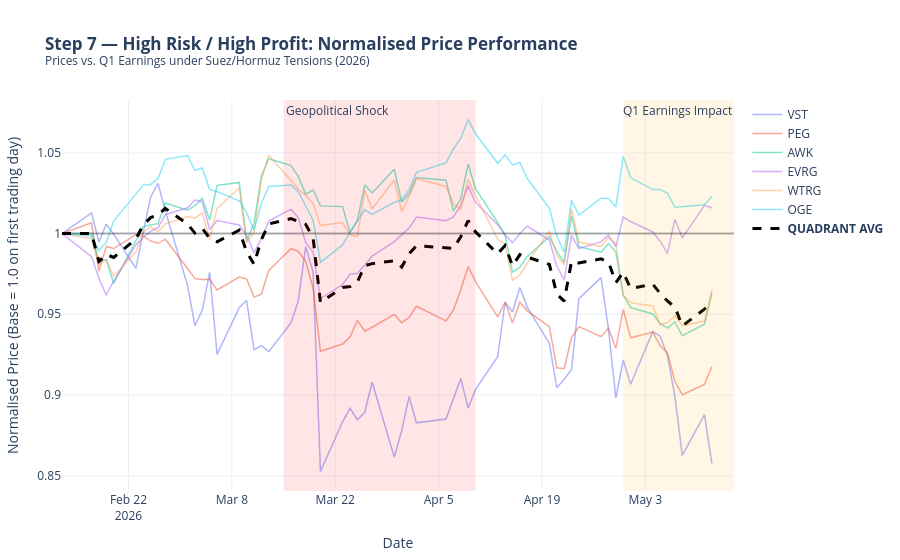

Here is the notebook cell this chart was saved with:
### Code cell
# ==============================================================================
# Step 7 — Zoom into the High Risk / High Profit Quadrant
# ==============================================================================
#
# QUADRANT CHOSEN: High Risk / High Profit (beta > median AND margins > median)
#
# RATIONALE: This is the most analytically interesting quadrant for studying the
# Hormuz crisis. Companies here have above-average systemic risk AND above-average
# profitability. Under a geopolitical energy shock, the key question is whether
# their high margins act as a buffer — or whether high beta amplifies the fall.
# This tension produces the clearest signal in the price chart.
#
# RANKING DIMENSION: Market capitalisation (largest first), so we focus on the
# companies that dominate capital flows in this quadrant.
# ==============================================================================

import yfinance as yf

x_mid = focus_df['beta'].median()
y_mid = focus_df['profit_margins'].median()

q7_df = focus_df[
    (focus_df['beta']           > x_mid) &
    (focus_df['profit_margins'] > y_mid)
].sort_values('market_cap_b', ascending=False)

selected_tickers_1 = q7_df['symbol'].head(10).tolist()
print(f"Step 7 quadrant: High Risk / High Profit")
print(f"Tickers selected (top 10 by market cap): {selected_tickers_1}")

# ── Price data: download, clean, normalise ────────────────────────────────────
print("\nDownloading 3-month price history...")
raw_data = yf.download(selected_tickers_1, period="3mo", interval="1d")['Close']

# FIX: remove days where ALL tickers have NaN (e.g. holidays with no data at all).
raw_data = raw_data.dropna(how='all')

# FIX: normalise each column by its own first valid price, not by row 0 blindly.
# This prevents a divide-by-NaN error when a ticker has no price on day 1.
first_valid = raw_data.apply(
    lambda col: col.dropna().iloc[0] if col.dropna().shape[0] > 0 else 1
)
df_ts = raw_data / first_valid

# Equal-weighted quadrant average (used as a benchmark line).
df_ts['QUADRANT_AVG'] = df_ts[selected_tickers_1].mean(axis=1)

# ── Earnings annotations ──────────────────────────────────────────────────────
earnings_annotations = []
for ticker_symbol in selected_tickers_1:
    t = yf.Ticker(ticker_symbol)
    try:
        dates = t.earnings_dates
        if dates is not None:
            mask = (dates.index > df_ts.index.min()) & (dates.index < df_ts.index.max())
            for day in dates[mask].index:
                date_str = day.strftime('%Y-%m-%d')
                if date_str in df_ts.index.strftime('%Y-%m-%d'):
                    price_val = df_ts.loc[df_ts.index[df_ts.index.strftime('%Y-%m-%d') == date_str][0], ticker_symbol]
                    earnings_annotations.append(dict(
                        x=day, y=price_val,
                        text=f"{ticker_symbol} Q1 Report",
                        showarrow=True, arrowhead=2, ax=0, ay=-30,
                        font=dict(size=9, color="black"),
                        bgcolor="yellow", opacity=0.8
                    ))
    except Exception:
        continue

# ── Interactive chart ─────────────────────────────────────────────────────────
fig = go.Figure()

for ticker in selected_tickers_1:
    fig.add_trace(go.Scatter(
        x=df_ts.index, y=df_ts[ticker],
        name=ticker, mode='lines',
        line=dict(width=1.5), opacity=0.5
    ))

fig.add_trace(go.Scatter(
    x=df_ts.index, y=df_ts['QUADRANT_AVG'],
    name='<b>QUADRANT AVG</b>',
    line=dict(color='black', width=3, dash='dash')
))

# Phase highlights
fig.add_vrect(x0="2026-03-15", x1="2026-04-10",
              fillcolor="red", opacity=0.1, line_width=0,
              annotation_text="Geopolitical Shock", annotation_position="top left")
fig.add_vrect(x0="2026-04-30", x1="2026-05-15",
              fillcolor="orange", opacity=0.1, line_width=0,
              annotation_text="Q1 Earnings Impact", annotation_position="top right")

for ann in earnings_annotations:
    fig.add_annotation(ann)

fig.add_hline(y=1.0, line_dash="solid", line_color="black", opacity=0.3)

fig.update_layout(
    title="<b>Step 7 — High Risk / High Profit: Normalised Price Performance</b>"
          "<br><sup>Prices vs. Q1 Earnings under Suez/Hormuz Tensions (2026)</sup>",
    xaxis_title="Date",
    yaxis_title="Normalised Price (Base = 1.0 on first trading day)",
    hovermode="x unified",
    template="plotly_white",
    legend=dict(orientation="v", yanchor="top", y=1, xanchor="left", x=1.02),
    margin=dict(l=50, r=160, t=100, b=50)
)

fig.show()
